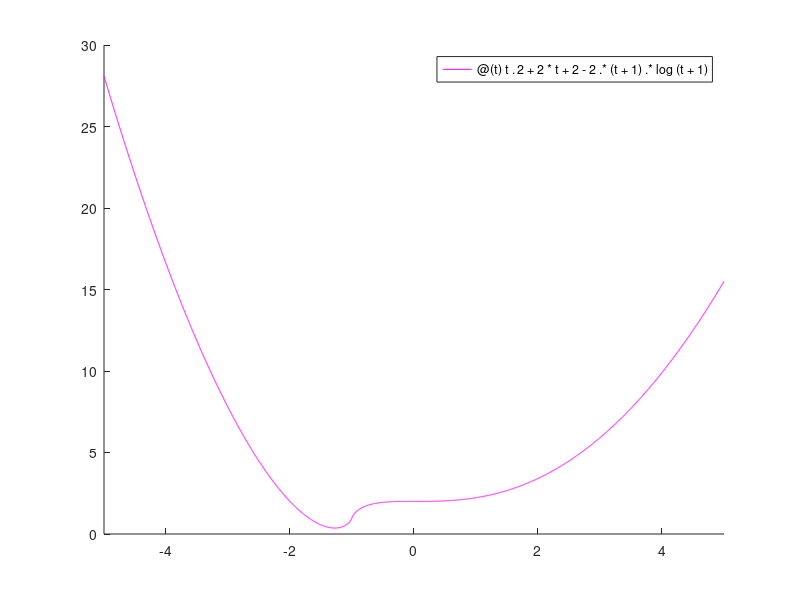

This figure's MATLAB source: (Note: this script raises an error after producing the figure.)
y0=2;
t0=0;
T=6;

hold on

dy=@(t,y) (y+t^2-2)/(t+1);

sol=@(t) t.^2+2*t+2-2.*(t+1).*log(t+1);
fplot(sol,'m')

for k=1:3

N=10*k;


[t,y]=myeuler(dy,y0,t0,T,N);

plot(t,y,'.','LineWidth',2)

end

legend('soluzione','N=10','N=20','N=30')

